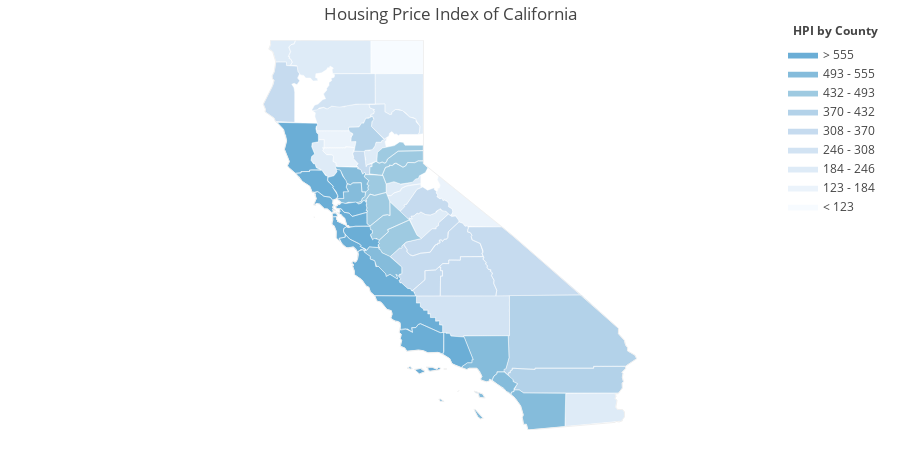

This figure's notebook cell:
### Code cell
df_sample = county.query('State == "CA" and Year == "2000" and HPI != "."')

values = df_sample['HPI'].astype(float).tolist()
fips = df_sample['FIPS code'].tolist()

colorscale = ["#f7fbff","#ebf3fb","#deebf7","#d2e3f3","#c6dbef","#b3d2e9","#9ecae1",
              "#85bcdb","#6baed6","#57a0ce","#4292c6","#3082be","#2171b5","#1361a9",
              "#08519c","#0b4083","#08306b"]
endpts = list(np.linspace(1, 12, len(colorscale) - 1))

fig = ff.create_choropleth(
    fips=fips, values=values, scope=['CA'],
    county_outline={'color': 'rgb(255,255,255)', 'width': 0.5}, round_legend_values=True,
    binning_endpoints=binning_endpoints, colorscale=colorscale,
    legend_title='HPI by County', title='Housing Price Index of California'
)
iplot(fig, filename='choropleth_california')

### Figure 1 — Plotly figure (JSON) as saved in the notebook; plotly's stock layout.template omitted (floating-point values rounded to 4 significant figures; data arrays with more than 128 entries replaced by an {"elided": "..."} marker saying what was removed)
{"data": [{"fill": "toself", "fillcolor": "#f7fbff", "hoverinfo": "none", "line": {"color": "rgb(255,255,255)", "width": 0.5}, "mode": "lines", "name": "< 123", "type": "scatter", "x": [-121.5, -121.4, -120.0, -120.0, -121.4, -121.5, null], "y": [41.95, 42.0, 41.99, 41.18, 41.18, 41.95, null]}, {"fill": "toself", "fillcolor": "#ebf3fb", "hoverinfo": "none", "line": {"color": "rgb(255,255,255)", "width": 0.5}, "mode": "lines", "name": "123 - 184", "type": "scatter", "x": [-122.8, -122.1, -122.1, -121.9, -121.9, -121.9, -121.9, -121.8, -121.8, -121.8, -122.3, -122.4, -122.4, -122.5, -122.5, -122.5, -122.7, -122.8, -122.8, -122.7, -122.8, null, -122.9, -122.9, -122.0, -121.9, -122.0, -122.0, -122.0, -121.9, -121.9, -121.9, -122.1, -122.1, -122.7, -122.7, -122.9, -122.9, -122.9, null, -119.6, -119.6, -119.6, -119.6, -119.5, -119.6, -119.6, -117.8, -118.9, -118.9, -119.0, -119.1, -119.3, -119.2, -119.2, -119.3, -119.3, -119.3, -119.4, -119.5, -119.5, -119.5, -119.6, -119.6, -119.6, null], "y": [39.38, 39.39, 39.41, 39.38, 39.25, 39.15, 39.14, 38.99, 38.97, 38.92, 38.92, 38.96, 39.02, 39.05, 39.17, 39.21, 39.22, 39.29, 39.32, 39.37, 39.38, null, 39.75, 39.8, 39.8, 39.7, 39.67, 39.65, 39.54, 39.54, 39.43, 39.38, 39.41, 39.39, 39.38, 39.58, 39.58, 39.71, 39.75, null, 38.29, 38.37, 38.39, 38.41, 38.48, 38.61, 38.71, 37.46, 37.48, 37.55, 37.58, 37.73, 37.73, 37.79, 37.89, 37.95, 38.02, 38.08, 38.12, 38.1, 38.16, 38.14, 38.2, 38.24, 38.29, null]}, {"fill": "toself", "fillcolor": "#deebf7", "hoverinfo": "none", "line": {"color": "rgb(255,255,255)", "width": 0.5}, "mode": "lines", "name": "184 - 246", "type": "scatter", "x": {"elided": "235 float values"}, "y": {"elided": "235 float values"}}, {"fill": "toself", "fillcolor": "#d2e3f3", "hoverinfo": "none", "line": {"color": "rgb(255,255,255)", "width": 0.5}, "mode": "lines", "name": "246 - 308", "type": "scatter", "x": [-120.2, -117.6, -117.6, -118.9, -118.9, -119.2, -119.3, -119.5, -119.5, -119.6, -119.6, -119.7, -119.7, -119.8, -119.8, -119.9, -119.9, -120.0, -120.0, -120.1, -120.1, -120.2, -120.2, null, -121.5, -121.1, -121.1, -120.9, -120.9, -120.9, -120.8, -120.6, -120.4, -120.2, -120.2, -120.1, -120.1, -120.1, -120.7, -120.7, -120.7, -120.8, -120.9, -120.9, -121.0, -121.1, -121.4, -121.4, -121.4, -121.4, -121.4, -121.4, -121.4, -121.3, -121.4, -121.3, -121.5, -121.5, null, -123.1, -123.0, -122.9, -122.8, -122.7, -122.8, -122.7, -122.7, -122.6, -122.6, -122.5, -122.5, -122.5, -122.4, -122.5, -121.3, -121.3, -121.9, -122.3, -122.5, -122.7, -122.7, -122.9, -122.9, -123.1, -123.1, null], "y": [35.79, 35.8, 34.82, 34.82, 34.79, 34.81, 34.88, 34.9, 35.08, 35.09, 35.18, 35.17, 35.26, 35.26, 35.35, 35.35, 35.44, 35.44, 35.47, 35.53, 35.61, 35.61, 35.79, null, 40.44, 40.45, 40.26, 40.19, 40.2, 40.24, 40.32, 40.29, 40.13, 40.09, 40.01, 39.91, 39.77, 39.71, 39.71, 39.68, 39.72, 39.71, 39.78, 39.74, 39.67, 39.6, 39.9, 40.02, 40.09, 40.15, 40.16, 40.19, 40.21, 40.27, 40.3, 40.31, 40.35, 40.44, null, 40.31, 40.42, 40.45, 40.56, 40.58, 40.69, 40.79, 40.83, 40.9, 40.97, 41.01, 41.07, 41.1, 41.16, 41.18, 41.18, 40.45, 40.44, 40.37, 40.39, 40.33, 40.37, 40.35, 40.31, 40.29, 40.31, null]}, {"fill": "toself", "fillcolor": "#c6dbef", "hoverinfo": "none", "line": {"color": "rgb(255,255,255)", "width": 0.5}, "mode": "lines", "name": "308 - 370", "type": "scatter", "x": {"elided": "263 float values"}, "y": {"elided": "263 float values"}}, {"fill": "toself", "fillcolor": "#b3d2e9", "hoverinfo": "none", "line": {"color": "rgb(255,255,255)", "width": 0.5}, "mode": "lines", "name": "370 - 432", "type": "scatter", "x": [-122.1, -122.0, -121.8, -121.7, -121.6, -121.6, -121.5, -121.4, -121.4, -121.4, -121.4, -121.1, -121.1, -121.2, -121.3, -121.3, -121.4, -121.6, -121.6, -121.9, -121.9, -122.0, -122.0, -122.0, -122.0, -121.9, -121.9, -122.0, -122.1, null, -117.7, -117.7, -117.6, -117.6, -117.6, -117.6, -116.9, -116.9, -115.3, -115.3, -114.4, -114.4, -114.5, -114.5, -114.5, -114.5, -114.5, -114.5, -114.6, -117.2, -117.4, -117.5, -117.4, -117.5, -117.5, -117.6, -117.7, null, -117.8, -117.8, -117.7, -117.6, -117.7, -117.6, -117.6, -115.6, -114.6, -114.6, -114.5, -114.4, -114.4, -114.4, -114.2, -114.1, -114.4, -115.3, -115.3, -116.9, -116.9, -117.6, -117.6, -117.6, -117.6, -117.7, -117.7, -117.8, null], "y": [39.84, 39.88, 39.89, 39.98, 39.98, 40.1, 40.1, 40.15, 40.07, 40.02, 39.9, 39.59, 39.56, 39.52, 39.52, 39.43, 39.34, 39.32, 39.3, 39.3, 39.54, 39.53, 39.64, 39.65, 39.67, 39.69, 39.73, 39.77, 39.84, null, 33.89, 33.93, 33.93, 33.97, 33.99, 34.03, 34.0, 34.03, 34.03, 34.08, 34.08, 34.02, 33.93, 33.9, 33.81, 33.71, 33.68, 33.55, 33.43, 33.43, 33.51, 33.51, 33.66, 33.71, 33.76, 33.77, 33.89, null, 33.98, 34.02, 34.02, 34.29, 34.82, 34.82, 35.8, 35.81, 35.0, 34.87, 34.71, 34.6, 34.53, 34.46, 34.35, 34.26, 34.08, 34.08, 34.03, 34.03, 34.0, 34.03, 33.99, 33.97, 33.93, 33.93, 33.87, 33.98, null]}, {"fill": "toself", "fillcolor": "#9ecae1", "hoverinfo": "none", "line": {"color": "rgb(255,255,255)", "width": 0.5}, "mode": "lines", "name": "432 - 493", "type": "scatter", "x": {"elided": "151 float values"}, "y": {"elided": "151 float values"}}, {"fill": "toself", "fillcolor": "#85bcdb", "hoverinfo": "none", "line": {"color": "rgb(255,255,255)", "width": 0.5}, "mode": "lines", "name": "493 - 555", "type": "scatter", "x": {"elided": "145 float values"}, "y": {"elided": "145 float values"}}, {"fill": "toself", "fillcolor": "#6baed6", "hoverinfo": "none", "line": {"color": "rgb(255,255,255)", "width": 0.5}, "mode": "lines", "name": "> 555", "type": "scatter", "x": {"elided": "403 float values"}, "y": {"elided": "403 float values"}}, {"hoverinfo": "text", "legendgroup": "centroids", "marker": {"color": "white", "opacity": 0}, "mode": "markers", "name": "US Counties", "selected": {"marker": {"color": "white", "opacity": 1, "size": 3}}, "showlegend": false, "text": ["County: Ventura<br>State: California<br>FIPS: 06111<br>Value: 626.19", "County: Ventura<br>State: California<br>FIPS: 06111<br>Value: 626.19", "County: Ventura<br>State: California<br>FIPS: 06111<br>Value: 626.19", "County: Santa Barbara<br>State: California<br>FIPS: 06083<br>Value: 695.48", "County: Santa Barbara<br>State: California<br>FIPS: 06083<br>Value: 695.48", "County: Santa Barbara<br>State: California<br>FIPS: 06083<br>Value: 695.48", "County: Santa Barbara<br>State: California<br>FIPS: 06083<br>Value: 695.48", "County: Santa Barbara<br>State: California<br>FIPS: 06083<br>Value: 695.48", "County: San Francisco<br>State: California<br>FIPS: 06075<br>Value: 821.13", "County: San Francisco<br>State: California<br>FIPS: 06075<br>Value: 821.13", "County: San Francisco<br>State: California<br>FIPS: 06075<br>Value: 821.13", "County: San Francisco<br>State: California<br>FIPS: 06075<br>Value: 821.13", "County: San Francisco<br>State: California<br>FIPS: 06075<br>Value: 821.13", "County: Marin<br>State: California<br>FIPS: 06041<br>Value: 758.48", "County: Marin<br>State: California<br>FIPS: 06041<br>Value: 758.48", "County: Los Angeles<br>State: California<br>FIPS: 06037<br>Value: 544.27", "County: Los Angeles<br>State: California<br>FIPS: 06037<br>Value: 544.27", "County: Los Angeles<br>State: California<br>FIPS: 06037<br>Value: 544.27", "County: Del Norte<br>State: California<br>FIPS: 06015<br>Value: 210.71", "County: Del Norte<br>State: California<br>FIPS: 06015<br>Value: 210.71", "County: Alameda<br>State: California<br>FIPS: 06001<br>Value: 732.51", "County: Amador<br>State: California<br>FIPS: 06005<br>Value: 197.0", "County: Butte<br>State: California<br>FIPS: 06007<br>Value: 388.49", "County: Calaveras<br>State: California<br>FIPS: 06009<br>Value: 199.87", "County: Colusa<br>State: California<br>FIPS: 06011<br>Value: 176.47", "County: Contra Costa<br>State: California<br>FIPS: 06013<br>Value: 616.62", "County: El Dorado<br>State: California<br>FIPS: 06017<br>Value: 459.62", "County: Fresno<br>State: California<br>FIPS: 06019<br>Value: 340.95", "County: Glenn<br>State: California<br>FIPS: 06021<br>Value: 173.17", "County: Humboldt<br>State: California<br>FIPS: 06023<br>Value: 356.6", "County: Imperial<br>State: California<br>FIPS: 06025<br>Value: 219.41", "County: Inyo<br>State: California<br>FIPS: 06027<br>Value: 309.21", "County: Kern<br>State: California<br>FIPS: 06029<br>Value: 299.34", "County: Kings<br>State: California<br>FIPS: 06031<br>Value: 358.53", "County: Lake<br>State: California<br>FIPS: 06033<br>Value: 234.61", "County: Lassen<br>State: California<br>FIPS: 06035<br>Value: 191.49", "County: Madera<br>State: California<br>FIPS: 06039<br>Value: 348.21", "County: Mariposa<br>State: California<br>FIPS: 06043<br>Value: 208.91", "County: Mendocino<br>State: California<br>FIPS: 06045<br>Value: 589.02", "County: Merced<br>State: California<br>FIPS: 06047<br>Value: 432.21", "County: Modoc<br>State: California<br>FIPS: 06049<br>Value: 115.96", "County: Mono<br>State: California<br>FIPS: 06051<br>Value: 140.66", "County: Monterey<br>State: California<br>FIPS: 06053<br>Value: 676.81", "County: Napa<br>State: California<br>FIPS: 06055<br>Value: 674.87", "County: Nevada<br>State: California<br>FIPS: 06057<br>Value: 479.38", "County: Orange<br>State: California<br>FIPS: 06059<br>Value: 552.48", "County: Placer<br>State: California<br>FIPS: 06061<br>Value: 491.1", "County: Plumas<br>State: California<br>FIPS: 06063<br>Value: 250.35", "County: Riverside<br>State: California<br>FIPS: 06065<br>Value: 415.52", "County: Sacramento<br>State: California<br>FIPS: 06067<br>Value: 454.28", "County: San Benito<br>State: California<br>FIPS: 06069<br>Value: 510.71", "County: San Bernardino<br>State: California<br>FIPS: 06071<br>Value: 427.81", "County: San Diego<br>State: California<br>FIPS: 06073<br>Value: 543.22", "County: San Joaquin<br>State: California<br>FIPS: 06077<br>Value: 444.79", "County: San Luis Obispo<br>State: California<br>FIPS: 06079<br>Value: 642.88", "County: San Mateo<br>State: California<br>FIPS: 06081<br>Value: 785.81", "County: Santa Clara<br>State: California<br>FIPS: 06085<br>Value: 927.33", "County: Santa Cruz<br>State: California<br>FIPS: 06087<br>Value: 836.61", "County: Shasta<br>State: California<br>FIPS: 06089<br>Value: 281.62", "County: Siskiyou<br>State: California<br>FIPS: 06093<br>Value: 188.13", "County: Solano<br>State: California<br>FIPS: 06095<br>Value: 525.65", "County: Sonoma<br>State: California<br>FIPS: 06097<br>Value: 712.73", "County: Stanislaus<br>State: California<br>FIPS: 06099<br>Value: 448.76", "County: Sutter<br>State: California<br>FIPS: 06101<br>Value: 324.84", "County: Tehama<br>State: California<br>FIPS: 06103<br>Value: 202.87", "County: Tulare<br>State: California<br>FIPS: 06107<br>Value: 337.81", "County: Tuolumne<br>State: California<br>FIPS: 06109<br>Value: 316.0", "County: Yolo<br>State: California<br>FIPS: 06113<br>Value: 497.68", "County: Yuba<br>State: California<br>FIPS: 06115<br>Value: 209.57"], "type": "scatter", "unselected": {"marker": {"opacity": 0}}, "x": [[-119.4], [-119.1], [-119.5], [-119.0], [-119.7], [-120.1], [-120.4], [-120.0], [-123.0], [-122.3], [-122.4], [-122.4], [-122.4], [-122.4], [-122.7], [-118.4], [-118.5], [-118.2], [-124.2], [-123.9], -121.9, -120.7, -121.6, -120.6, -122.2, -121.9, -120.5, -119.6, -122.4, -123.9, -115.4, -117.4, -118.7, -119.8, -122.8, -120.6, -119.8, -119.9, -123.4, -120.7, -120.7, -118.9, -121.2, -122.3, -120.8, -117.8, -120.7, -120.8, -116.0, -121.3, -121.1, -116.2, -116.7, -121.3, -120.4, -122.3, -121.7, -122.0, -122.0, -122.5, -121.9, -122.9, -121.0, -121.7, -122.2, -118.8, -120.0, -121.9, -121.4], "y": [[34.01], [34.47], [33.25], [33.48], [34.01], [33.97], [34.04], [34.72], [37.7], [37.78], [37.82], [37.86], [37.76], [37.86], [38.07], [33.38], [32.9], [34.36], [41.95], [41.74], 37.65, 38.45, 39.67, 38.2, 39.18, 37.92, 38.78, 36.76, 39.6, 40.7, 33.04, 36.51, 35.34, 36.08, 39.1, 40.67, 37.22, 37.58, 39.44, 37.19, 41.59, 37.94, 36.22, 38.51, 39.3, 33.7, 39.06, 40.0, 33.74, 38.45, 36.61, 34.84, 33.03, 37.93, 35.39, 37.42, 37.23, 37.06, 40.76, 41.59, 38.27, 38.53, 37.56, 39.03, 40.13, 36.22, 38.03, 38.69, 39.27]}, {"hoverinfo": "text", "legendgroup": "States", "line": {"color": "rgb(240, 240, 240)", "width": 1}, "mode": "lines", "showlegend": false, "type": "scatter", "x": {"elided": "263 float values"}, "y": {"elided": "263 float values"}}], "layout": {"annotations": [{"showarrow": false, "text": "<b>HPI by County</b>", "x": 1, "xanchor": "right", "xref": "paper", "y": 1.05, "yref": "paper"}], "dragmode": "select", "height": 450, "hovermode": "closest", "legend": {"traceorder": "reversed", "x": 1, "xanchor": "right", "y": 1, "yanchor": "top"}, "margin": {"b": 20, "l": 20, "r": 20, "t": 40}, "title": "Housing Price Index of California", "width": 900, "xaxis": {"autorange": false, "fixedrange": true, "range": [-131.1, -107.4], "showgrid": false, "showticklabels": false, "zeroline": false}, "yaxis": {"autorange": false, "fixedrange": true, "range": [32.53, 42.0], "showgrid": false, "showticklabels": false, "zeroline": false}}}
